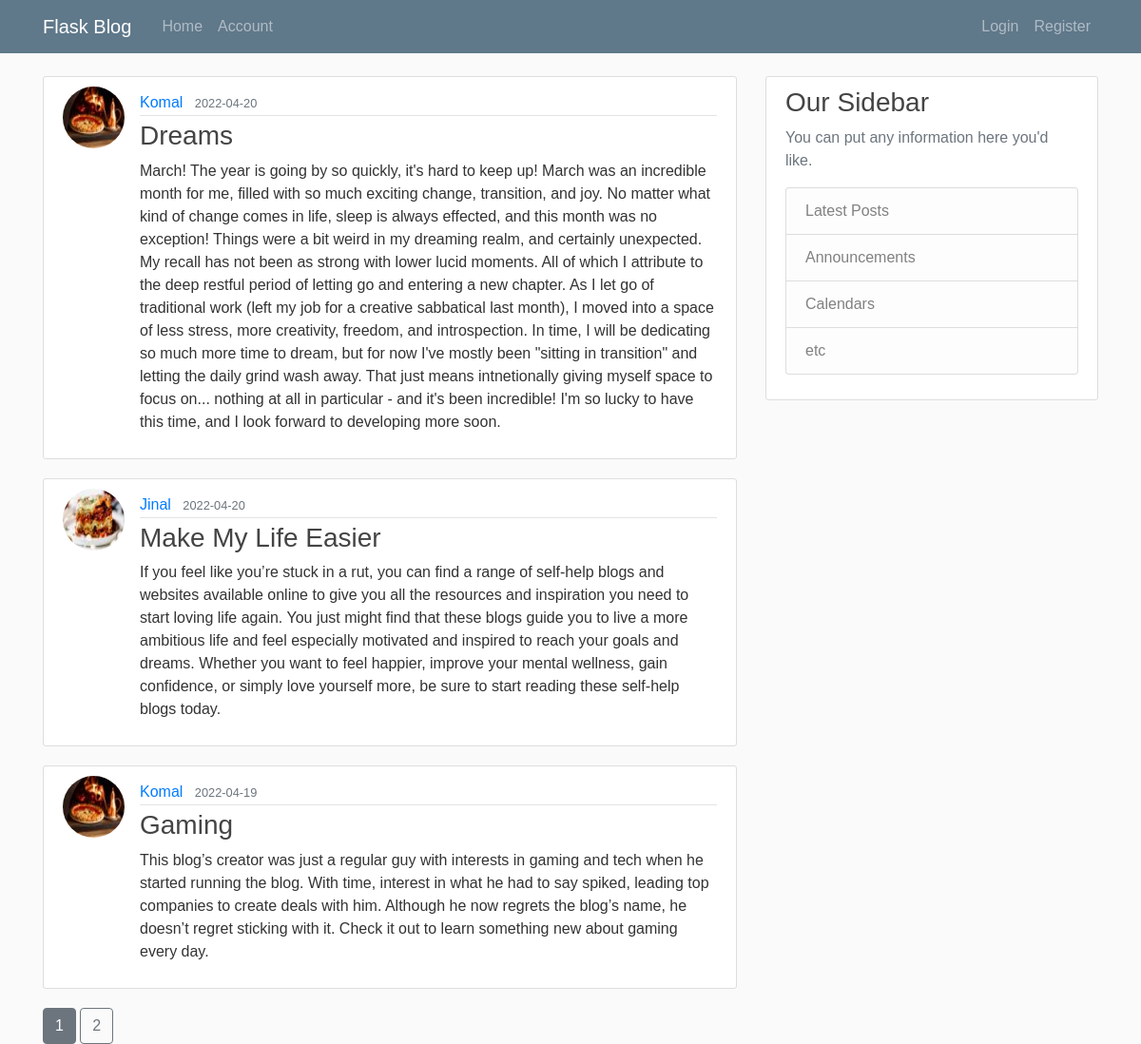
The page /home on the database its author committed.
### blog/models.py (models this page shows, shortened)
class Post(db.Model):
	id = db.Column(db.Integer(), primary_key=True)
	title = db.Column(db.String(length=100), nullable=False)
	date_posted = db.Column(db.DateTime, nullable=False, default=lambda self: datetime.now())
	content = db.Column(db.Text, nullable=False)
	user_id = db.Column(db.Integer(), db.ForeignKey('user.id'), nullable=False)

class User(db.Model, UserMixin):
	id = db.Column(db.Integer(), primary_key=True)
	username = db.Column(db.String(length=30), nullable=False, unique=True)
	email = db.Column(db.String(length=120), nullable=False, unique=True)
	img = db.Column(db.String(length=20), nullable=False, default="default.jpg")
	password = db.Column(db.String(length=60), nullable=False)
	posts = db.relationship('Post', backref='author', lazy=True)

### blog/main/routes.py (the view)
@main.route('/')
@main.route('/home')
def home():
	page = request.args.get('page', 1, type=int)
	posts = Post.query.order_by(Post.date_posted.desc()).paginate(page=page, per_page=3)
	return render_template('home.html' , posts=posts)

### blog/templates/home.html
{% extends 'layout.html' %}
{% block content %}
	{% for post in posts.items %}
		<article class="media content-section">
		  <img class="rounded-circle article-img" src="{{ url_for('static', filename='IMG/' + post.author.img) }}">
		  <div class="media-body">
		    <div class="article-metadata" >
		      <a class="mr-2" href="{{ url_for('users.user_posts', username=post.author.username) }}">{{ post.author.username }}</a>
		      <small class="text-muted">{{ post.date_posted.strftime('%Y-%m-%d') }}</small>
		    </div>
		    <h3><a class="article-title" href="{{ url_for('posts.post', post_id = post.id) }}">{{ post.title }}</a></h3>
		    <p class="article-content">{{ post.content }}</p>
		  </div>
		</article>
	{% endfor %}
	{% for page_num in posts.iter_pages(left_edge=1, right_edge=1, left_current=1, right_current=2) %}
		{% if page_num %}
			{% if posts.page == page_num %}
				<a class="btn btn-secondary" href="{{ url_for('main.home' , page=page_num) }}">{{ page_num }}</a>
			{% else %}
				<a class="btn btn-outline-secondary" href="{{ url_for('main.home' , page=page_num) }}">{{ page_num }}</a>
			{% endif %}
		{% else %}
			...
		{% endif %}
	{% endfor %}
{% endblock %}

### blog/templates/layout.html (shortened to what this page needs)
<!DOCTYPE html>
<html>
<head>
	<link href="https://cdn.jsdelivr.net/npm/bootstrap@5.0.2/dist/css/bootstrap.min.css" rel="stylesheet">
	<link rel="stylesheet" href="https://maxcdn.bootstrapcdn.com/bootstrap/4.4.1/css/bootstrap.min.css">
	<link rel="stylesheet" type="text/css" href="{{ url_for('static', filename='main.css') }}">
</head>
<body>
	<nav class="navbar navbar-expand-md navbar-dark bg-steel fixed-top">
	    <div class="container">
	      <a class="navbar-brand mr-4" href="/">Flask Blog</a>
	      <div class="collapse navbar-collapse" id="navbarToggle">
	        <div class="navbar-nav mr-auto">
	          <a class="nav-item nav-link" href="{{ url_for('main.home') }}">Home</a>
	          <a class="nav-item nav-link" href="{{ url_for('users.account') }}">Account</a>
	        </div>
	        <div class="navbar-nav">
	          {% if current_user.is_authenticated %}
	          	  <a class="nav-item nav-link" href="{{ url_for('posts.newpost') }}">New Post</a>
	          	  <a class="nav-item nav-link" href="{{ url_for('users.logout') }}">Logout</a>
	          {% else %}
		          <a class="nav-item nav-link" href="{{ url_for('users.login') }}">Login</a>
		          <a class="nav-item nav-link" href="{{ url_for('users.register') }}">Register</a>
		      {% endif %}
	        </div>
	      </div>
	    </div>
	</nav>
	<div role="main" class="container">
	  <div class="row">
	    <div class="col-md-8">
	        {% block content %}{% endblock %}
	    </div>
	    <div class="col-md-4">
	      <div class="content-section">
	        <h3>Our Sidebar</h3>
	        <p class='text-muted'>You can put any information here you'd like.
	          <ul class="list-group">
	            <li class="list-group-item list-group-item-light">Latest Posts</li>
	            <li class="list-group-item list-group-item-light">Announcements</li>
	            <li class="list-group-item list-group-item-light">Calendars</li>
	            <li class="list-group-item list-group-item-light">etc</li>
	          </ul>
	        </p>
	      </div>
	    </div>
	  </div>
	</div>
</body>
</html>

### blog/static/main.css (style rules this page uses)
body { background: #fafafa; color: #333333; margin-top: 5rem; font-family: 'Ubuntu', sans-serif; }
h1, h2, h3, h4, h5, h6 { color: #444444; }
.bg-steel { background-color: #5f788a; }
.content-section { background: #ffffff; padding: 10px 20px; border: 1px solid #dddddd; border-radius: 3px; margin-bottom: 20px; }
.article-title { color: #444444; }
.article-content { white-space: pre-line; }
.article-img { height: 65px; width: 65px; margin-right: 16px; }
.article-metadata { padding-bottom: 1px; margin-bottom: 4px; border-bottom: 1px solid #e3e3e3 }
.media-body { margin-top: 5px; }

### rows shown on the page
Post: img (picture), author.username "Komal", date_posted "2022-04-20", title "Dreams", content "March! The year is going by so quickly, it's hard to keep up! March was an incredible month for me, filled with so much exciting change, transition, and joy. No matter what kind of change comes in life, sleep is always effected, and this month was no exception! Things were a bit weird in my dreaming realm, and certainly unexpected. My recall has not been as strong with lower lucid moments. All of which I attribute to the deep restful period of letting go and entering a new chapter. As I let go of traditional work (left my job for a creative sabbatical last month), I moved into a space of less stress, more creativity, freedom, and introspection. In time, I will be dedicating so much more…"
Post: img (picture), author.username "Jinal", date_posted "2022-04-20", title "Make My Life Easier", content "If you feel like you’re stuck in a rut, you can find a range of self-help blogs and websites available online to give you all the resources and inspiration you need to start loving life again. You just might find that these blogs guide you to live a more ambitious life and feel especially motivated and inspired to reach your goals and dreams. Whether you want to feel happier, improve your mental wellness, gain confidence, or simply love yourself more, be sure to start reading these self-help blogs today."
Post: img (picture), author.username "Komal", date_posted "2022-04-19", title "Gaming", content "This blog’s creator was just a regular guy with interests in gaming and tech when he started running the blog. With time, interest in what he had to say spiked, leading top companies to create deals with him. Although he now regrets the blog’s name, he doesn’t regret sticking with it. Check it out to learn something new about gaming every day."

### other values the page prints
{{ page_num }} "1"
{{ page_num }} "2"
